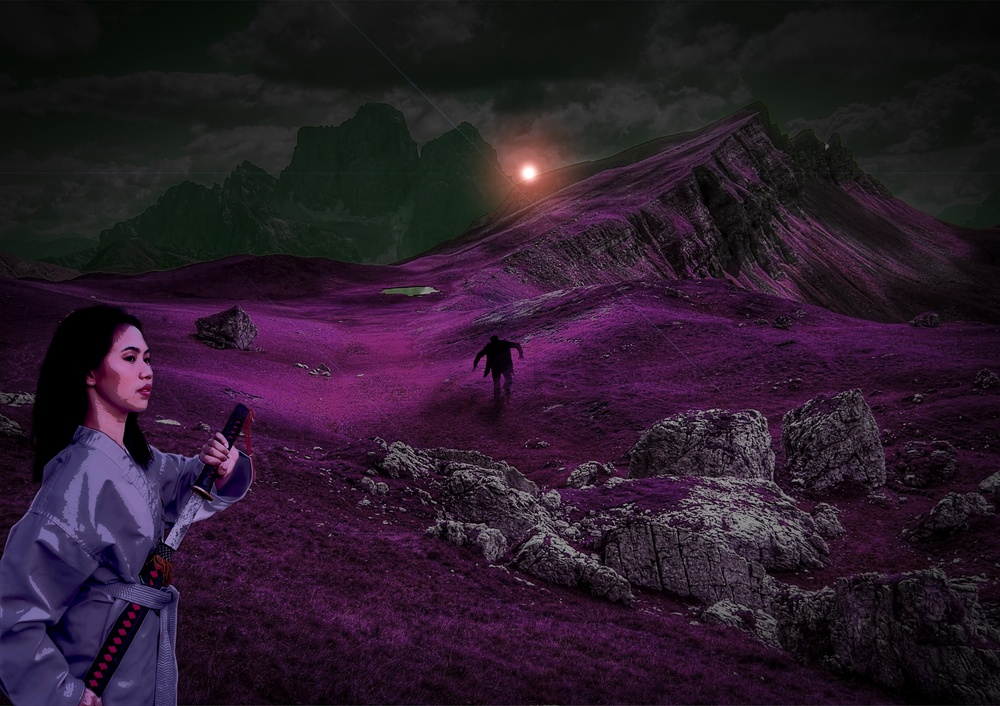
//> input picture images/shinigami.jpg, 1000 x 706 px, shrunk from 3000 x 2118 before the run
$ ./cartoon ../images/shinigami.jpg   (built with g++ and OpenCV 4)
//> lines starting //> are read from the running program, lines starting //| are printed output that depends on the picture; after the words box and inside, x2 and y2 are one past the last pixel; in counts of white or black regions, pixels touching at a corner belong together
//> further down, img is the input picture: 706 rows x 1000 cols, CV_8UC3; mean B, G, R 42.9, 26.8, 42.6
#include <iostream>
#include <algorithm>

//opencv
#include <opencv2/core.hpp>
#include <opencv2/imgcodecs.hpp>
#include <opencv2/highgui.hpp>

//ohayou blurs
#include "includes/blur/gaussian.hpp"
#include "includes/blur/average.hpp"
#include "includes/blur/motion.hpp"

//ohayou photo-filters
#include "includes/photo-filter/brightness.hpp"
#include "includes/photo-filter/duo-tone.hpp"
#include "includes/photo-filter/sepia.hpp"
#include "includes/photo-filter/splash.hpp"
#include "includes/photo-filter/oil-paint.hpp"
#include "includes/photo-filter/white-balance.hpp"

// command-line-parser
#include "includes/command-line-parser/CLI11.hh"

//ohayou preset
#include "includes/preset/summer.hpp"

using namespace cv;
using namespace std;
const int slider_max = 100;
int slider = 1;
Mat gImage, gSaturationImg, gVibranceImg;

void on_trackbar(int x, void* data)
{
//> called with x = 1
    int val = x;
    /** EDGES **/
    // Apply median filter to remove possible noise
    Mat imgMedian;
    medianBlur(gImage, imgMedian, 7);

    // Detect edges with canny
    Mat imgCanny;
    Canny(imgMedian, imgCanny, 50, 150);
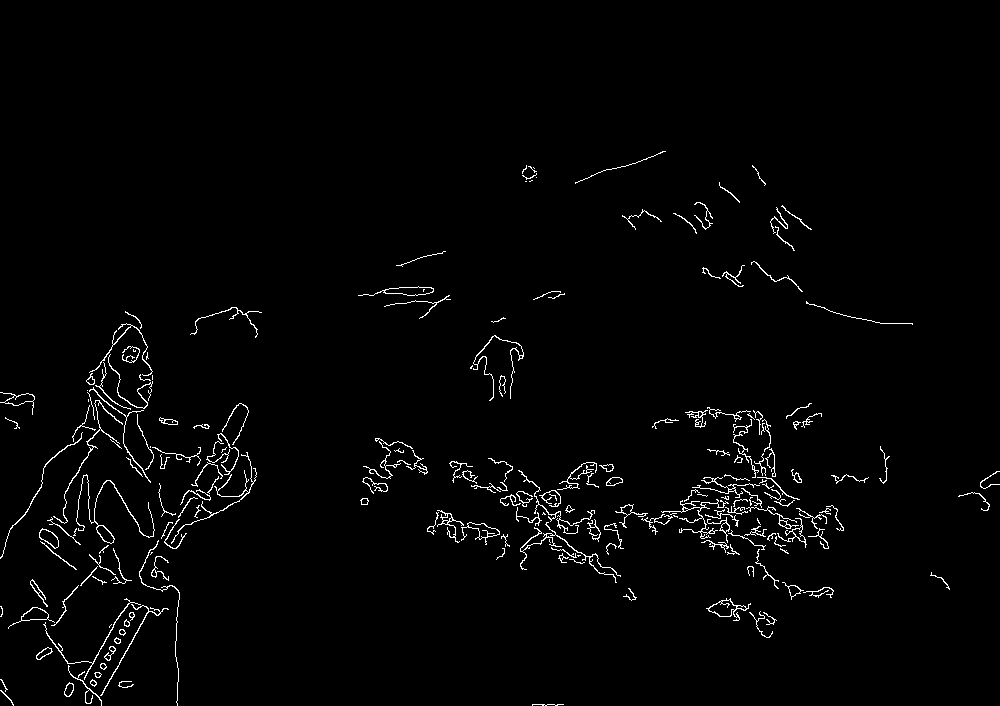
//> imgCanny: 706 rows x 1000 cols, CV_8UC1; 1.9% white in thin lines or dots, all inside (x1, y1, x2, y2) = (0, 151, 1000, 706)

    // Dilate the edges
    Mat kernel = getStructuringElement(MORPH_RECT, Size(2, 2));
    //dilate(imgCanny, imgCanny, kernel);

    // Scale edges values to 1 and invert values
    imgCanny = imgCanny / 255;
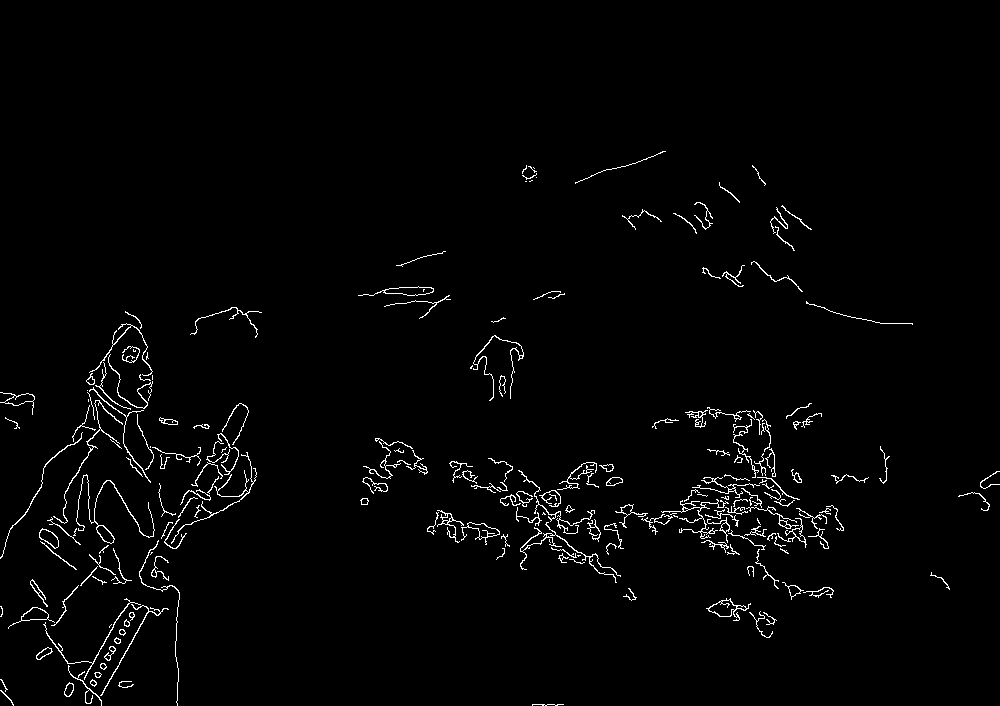
//> imgCanny: 706 rows x 1000 cols, CV_8UC1; values 0 (black) and 1 (white), 1.9% white in thin lines or dots, all inside (x1, y1, x2, y2) = (0, 151, 1000, 706)
    imgCanny = 1 - imgCanny;

    // Use float values to allow multiply between 0 and 1
    Mat imgCannyf;
    imgCanny.convertTo(imgCannyf, CV_32FC3);

    // Blur the edgest to do smooth effect
    blur(imgCannyf, imgCannyf, Size(5, 5));
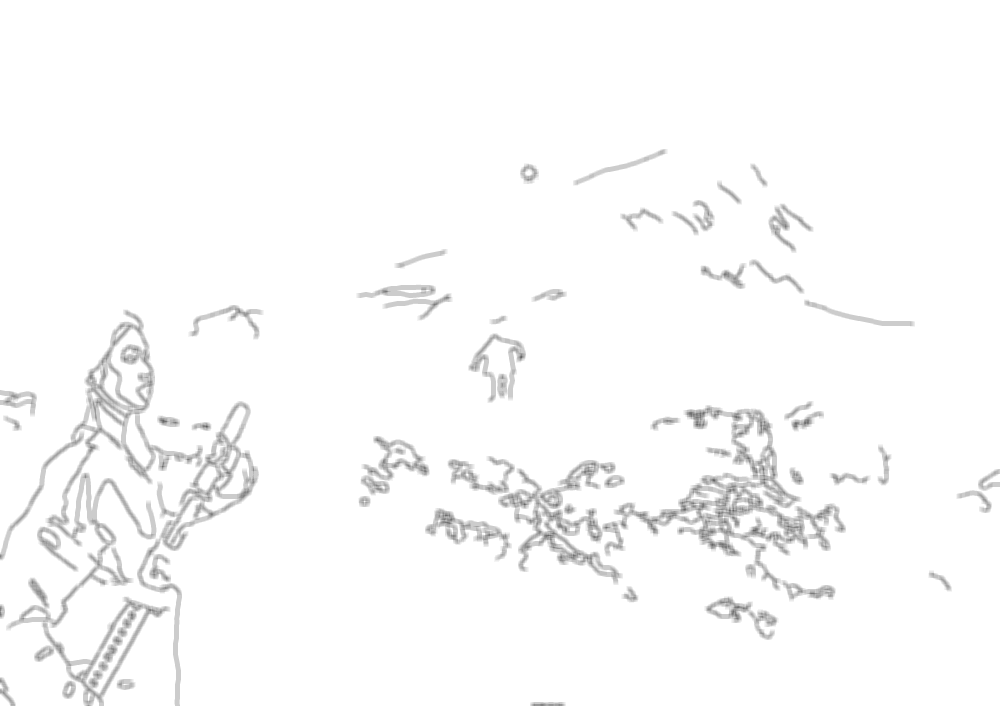
//> imgCannyf: 706 rows x 1000 cols, CV_32FC1; min 0.36, max 1, mean 0.981

    /** COLOR **/
    // Apply bilateral filter to homogenizes color
    Mat imgBF;
    bilateralFilter(gImage, imgBF, 9, 200.0, 200.0);

    // truncate colors
    Mat result = imgBF / 25;
    result = result * 25;

    /** MERGES COLOR + EDGES **/
    // Create a 3 channles for edges
    Mat imgCanny3c;
    Mat cannyChannels[] = {imgCannyf, imgCannyf, imgCannyf};
    merge(cannyChannels, 3, imgCanny3c);

    // Convert color result to float
    Mat resultf;
    result.convertTo(resultf, CV_32FC3);

    // Multiply color and edges matrices
    multiply(resultf, imgCanny3c, resultf);
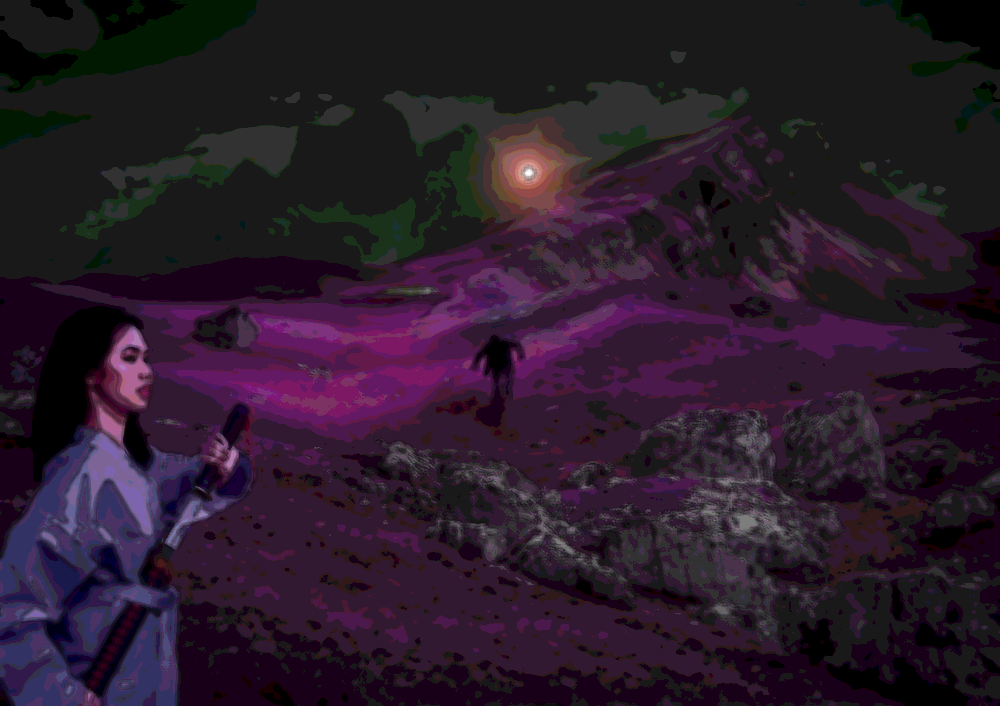
//> resultf: 706 rows x 1000 cols, CV_32FC3; mean B, G, R 41.8, 26.3, 41.6

    // convert to 8 bits color
    resultf.convertTo(result, CV_8UC3);
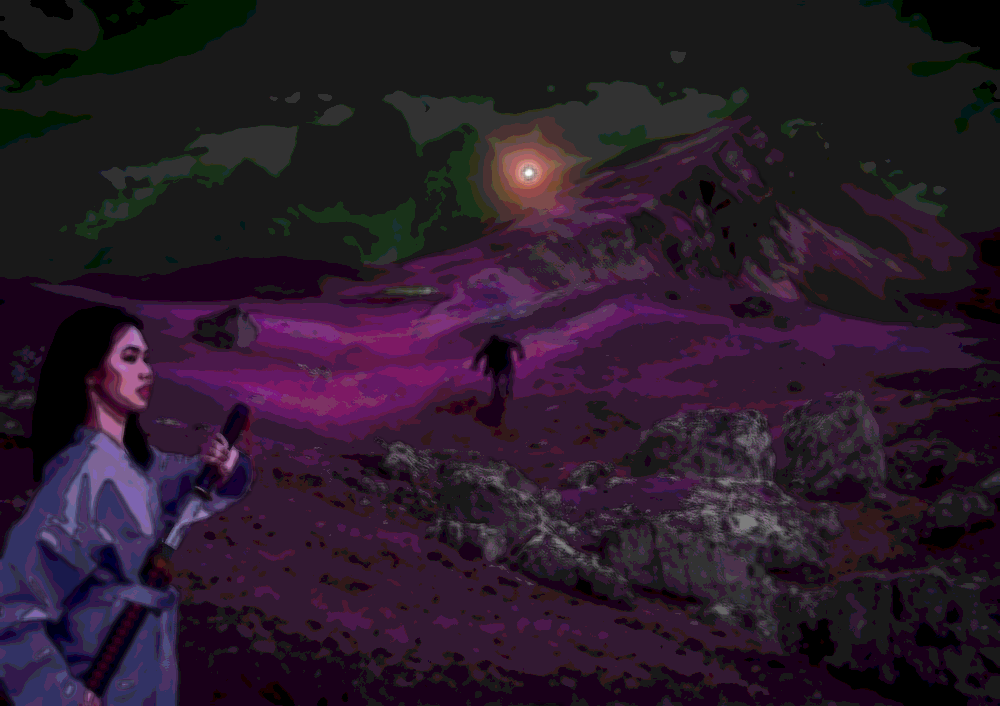
//> result: 706 rows x 1000 cols, CV_8UC3; mean B, G, R 41.9, 26.4, 41.7

    // Show image
    imshow("image", result);
    // [13 lines of commented-out code are left out]

}


void execute(Mat &img)
{
    cv::namedWindow("image");
    cv::createTrackbar("val", "image", &slider, slider_max, on_trackbar);

    float val = cv::getTrackbarPos("val", "image");
    gImage = img;
    on_trackbar(val, 0);

    cv::waitKey(0);
}

int main(int argc, char *argv[])
{
    std::string file_path = argv[1];
    std::string image_path = samples::findFile(file_path);
    Mat img = imread(image_path, IMREAD_COLOR);

    execute(img);

    return 0;
}
